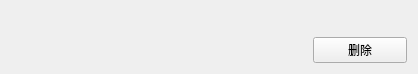
<?xml version="1.0" encoding="UTF-8"?>
<ui version="4.0">
 <class>fileInf</class>
 <widget class="QWidget" name="fileInf">
  <property name="geometry">
   <rect>
    <x>0</x>
    <y>0</y>
    <width>418</width>
    <height>74</height>
   </rect>
  </property>
  <property name="windowTitle">
   <string>Form</string>
  </property>
  <layout class="QGridLayout" name="gridLayout">
   <item row="0" column="0">
    <widget class="QLabel" name="label_2">
     <property name="text">
      <string/>
     </property>
    </widget>
   </item>
   <item row="1" column="1">
    <widget class="QLabel" name="label_3">
     <property name="text">
      <string/>
     </property>
    </widget>
   </item>
   <item row="1" column="0">
    <widget class="QLabel" name="label">
     <property name="text">
      <string/>
     </property>
    </widget>
   </item>
   <item row="1" column="2">
    <widget class="QLabel" name="label_4">
     <property name="text">
      <string/>
     </property>
    </widget>
   </item>
   <item row="1" column="3">
    <widget class="QPushButton" name="pushButton">
     <property name="text">
      <string>删除</string>
     </property>
    </widget>
   </item>
  </layout>
 </widget>
 <resources/>
 <connections/>
</ui>
